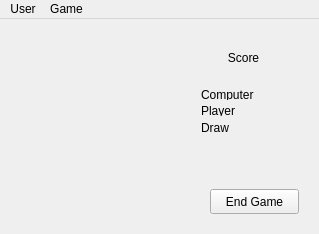
<?xml version="1.0" encoding="UTF-8"?>
<ui version="4.0">
 <class>MainWindow</class>
 <widget class="QMainWindow" name="MainWindow">
  <property name="geometry">
   <rect>
    <x>0</x>
    <y>0</y>
    <width>319</width>
    <height>234</height>
   </rect>
  </property>
  <property name="windowTitle">
   <string>MainWindow</string>
  </property>
  <widget class="QWidget" name="centralWidget">
   <widget class="QStackedWidget" name="pages">
    <property name="geometry">
     <rect>
      <x>10</x>
      <y>10</y>
      <width>301</width>
      <height>191</height>
     </rect>
    </property>
    <property name="currentIndex">
     <number>3</number>
    </property>
    <widget class="QWidget" name="loginPanel">
     <widget class="QWidget" name="layoutWidget">
      <property name="geometry">
       <rect>
        <x>120</x>
        <y>160</y>
        <width>168</width>
        <height>27</height>
       </rect>
      </property>
      <layout class="QHBoxLayout" name="horizontalLayout">
       <item>
        <widget class="QPushButton" name="loginButton">
         <property name="text">
          <string>Login</string>
         </property>
        </widget>
       </item>
       <item>
        <widget class="QPushButton" name="exitButton">
         <property name="text">
          <string>Exit</string>
         </property>
        </widget>
       </item>
      </layout>
     </widget>
     <widget class="QWidget" name="layoutWidget">
      <property name="geometry">
       <rect>
        <x>0</x>
        <y>50</y>
        <width>301</width>
        <height>58</height>
       </rect>
      </property>
      <layout class="QFormLayout" name="formLayout">
       <item row="0" column="0">
        <widget class="QLabel" name="usernameLoginLabel">
         <property name="text">
          <string>Username</string>
         </property>
        </widget>
       </item>
       <item row="0" column="1">
        <widget class="QLineEdit" name="usernameLoginLineEdit"/>
       </item>
       <item row="1" column="0">
        <widget class="QLabel" name="passwordLoginLabel">
         <property name="text">
          <string>Password</string>
         </property>
        </widget>
       </item>
       <item row="1" column="1">
        <widget class="QLineEdit" name="passwordLoginLineEdit">
         <property name="echoMode">
          <enum>QLineEdit::Password</enum>
         </property>
        </widget>
       </item>
      </layout>
     </widget>
    </widget>
    <widget class="QWidget" name="welcomePanel">
     <widget class="QWidget" name="layoutWidget">
      <property name="geometry">
       <rect>
        <x>120</x>
        <y>160</y>
        <width>173</width>
        <height>27</height>
       </rect>
      </property>
      <layout class="QHBoxLayout" name="horizontalLayout_2">
       <item>
        <widget class="QPushButton" name="startGameWelcomeButton">
         <property name="text">
          <string>Start Game</string>
         </property>
        </widget>
       </item>
       <item>
        <widget class="QPushButton" name="exitWelcomeButton">
         <property name="text">
          <string>Exit</string>
         </property>
        </widget>
       </item>
      </layout>
     </widget>
     <widget class="QLabel" name="welcomeLabel">
      <property name="geometry">
       <rect>
        <x>40</x>
        <y>40</y>
        <width>221</width>
        <height>71</height>
       </rect>
      </property>
      <property name="font">
       <font>
        <pointsize>13</pointsize>
        <weight>75</weight>
        <bold>true</bold>
       </font>
      </property>
      <property name="text">
       <string/>
      </property>
      <property name="alignment">
       <set>Qt::AlignCenter</set>
      </property>
      <property name="wordWrap">
       <bool>true</bool>
      </property>
     </widget>
    </widget>
    <widget class="QWidget" name="registerPanel">
     <widget class="QWidget" name="layoutWidget">
      <property name="geometry">
       <rect>
        <x>120</x>
        <y>160</y>
        <width>168</width>
        <height>27</height>
       </rect>
      </property>
      <layout class="QHBoxLayout" name="horizontalLayout_3">
       <item>
        <widget class="QPushButton" name="okRegisterButton">
         <property name="text">
          <string>Ok</string>
         </property>
        </widget>
       </item>
       <item>
        <widget class="QPushButton" name="cancelRegisterButton">
         <property name="text">
          <string>Cancel</string>
         </property>
        </widget>
       </item>
      </layout>
     </widget>
     <widget class="QWidget" name="layoutWidget">
      <property name="geometry">
       <rect>
        <x>0</x>
        <y>20</y>
        <width>301</width>
        <height>121</height>
       </rect>
      </property>
      <layout class="QFormLayout" name="formLayout_2">
       <item row="0" column="0">
        <widget class="QLabel" name="usernameRegisterLabel">
         <property name="text">
          <string>Username</string>
         </property>
        </widget>
       </item>
       <item row="0" column="1">
        <widget class="QLineEdit" name="usernameRegisterLineEdit"/>
       </item>
       <item row="1" column="0">
        <widget class="QLabel" name="passwordRegisterLabel">
         <property name="text">
          <string>Password</string>
         </property>
        </widget>
       </item>
       <item row="1" column="1">
        <widget class="QLineEdit" name="passwordRegisterLineEdit">
         <property name="echoMode">
          <enum>QLineEdit::Password</enum>
         </property>
        </widget>
       </item>
       <item row="2" column="0">
        <widget class="QLabel" name="passwordSecondRegisterLabel">
         <property name="text">
          <string>Password (again)</string>
         </property>
        </widget>
       </item>
       <item row="2" column="1">
        <widget class="QLineEdit" name="passwordSecondaryRegisterLineEdit">
         <property name="echoMode">
          <enum>QLineEdit::Password</enum>
         </property>
        </widget>
       </item>
       <item row="3" column="0">
        <widget class="QLabel" name="playerColorRegisterLabel">
         <property name="text">
          <string>Player color</string>
         </property>
        </widget>
       </item>
       <item row="3" column="1">
        <widget class="QComboBox" name="playerColorRegisterComboBox">
         <item>
          <property name="text">
           <string>Red</string>
          </property>
         </item>
         <item>
          <property name="text">
           <string>Blue</string>
          </property>
         </item>
         <item>
          <property name="text">
           <string>Green</string>
          </property>
         </item>
        </widget>
       </item>
      </layout>
     </widget>
    </widget>
    <widget class="QWidget" name="gamePanel">
     <widget class="QPushButton" name="endGameButton">
      <property name="geometry">
       <rect>
        <x>200</x>
        <y>160</y>
        <width>89</width>
        <height>25</height>
       </rect>
      </property>
      <property name="text">
       <string>End Game</string>
      </property>
     </widget>
     <widget class="QWidget" name="layoutWidget">
      <property name="geometry">
       <rect>
        <x>0</x>
        <y>0</y>
        <width>171</width>
        <height>171</height>
       </rect>
      </property>
      <layout class="QGridLayout" name="gridLayout">
       <item row="1" column="0">
        <widget class="QPushButton" name="tile4">
         <property name="sizePolicy">
          <sizepolicy hsizetype="Minimum" vsizetype="Minimum">
           <horstretch>0</horstretch>
           <verstretch>0</verstretch>
          </sizepolicy>
         </property>
         <property name="minimumSize">
          <size>
           <width>50</width>
           <height>50</height>
          </size>
         </property>
         <property name="maximumSize">
          <size>
           <width>200</width>
           <height>200</height>
          </size>
         </property>
         <property name="text">
          <string/>
         </property>
         <property name="flat">
          <bool>true</bool>
         </property>
        </widget>
       </item>
       <item row="1" column="2">
        <widget class="QPushButton" name="tile6">
         <property name="sizePolicy">
          <sizepolicy hsizetype="Minimum" vsizetype="Minimum">
           <horstretch>0</horstretch>
           <verstretch>0</verstretch>
          </sizepolicy>
         </property>
         <property name="minimumSize">
          <size>
           <width>50</width>
           <height>50</height>
          </size>
         </property>
         <property name="maximumSize">
          <size>
           <width>200</width>
           <height>200</height>
          </size>
         </property>
         <property name="text">
          <string/>
         </property>
         <property name="flat">
          <bool>true</bool>
         </property>
        </widget>
       </item>
       <item row="0" column="2">
        <widget class="QPushButton" name="tile3">
         <property name="sizePolicy">
          <sizepolicy hsizetype="Minimum" vsizetype="Minimum">
           <horstretch>0</horstretch>
           <verstretch>0</verstretch>
          </sizepolicy>
         </property>
         <property name="minimumSize">
          <size>
           <width>50</width>
           <height>50</height>
          </size>
         </property>
         <property name="maximumSize">
          <size>
           <width>200</width>
           <height>200</height>
          </size>
         </property>
         <property name="text">
          <string/>
         </property>
         <property name="flat">
          <bool>true</bool>
         </property>
        </widget>
       </item>
       <item row="2" column="1">
        <widget class="QPushButton" name="tile8">
         <property name="sizePolicy">
          <sizepolicy hsizetype="Minimum" vsizetype="Minimum">
           <horstretch>0</horstretch>
           <verstretch>0</verstretch>
          </sizepolicy>
         </property>
         <property name="minimumSize">
          <size>
           <width>50</width>
           <height>50</height>
          </size>
         </property>
         <property name="maximumSize">
          <size>
           <width>200</width>
           <height>200</height>
          </size>
         </property>
         <property name="text">
          <string/>
         </property>
         <property name="flat">
          <bool>true</bool>
         </property>
        </widget>
       </item>
       <item row="1" column="1">
        <widget class="QPushButton" name="tile5">
         <property name="sizePolicy">
          <sizepolicy hsizetype="Minimum" vsizetype="Minimum">
           <horstretch>0</horstretch>
           <verstretch>0</verstretch>
          </sizepolicy>
         </property>
         <property name="minimumSize">
          <size>
           <width>50</width>
           <height>50</height>
          </size>
         </property>
         <property name="maximumSize">
          <size>
           <width>200</width>
           <height>200</height>
          </size>
         </property>
         <property name="text">
          <string/>
         </property>
         <property name="flat">
          <bool>true</bool>
         </property>
        </widget>
       </item>
       <item row="0" column="1">
        <widget class="QPushButton" name="tile2">
         <property name="sizePolicy">
          <sizepolicy hsizetype="Minimum" vsizetype="Minimum">
           <horstretch>0</horstretch>
           <verstretch>0</verstretch>
          </sizepolicy>
         </property>
         <property name="minimumSize">
          <size>
           <width>50</width>
           <height>50</height>
          </size>
         </property>
         <property name="maximumSize">
          <size>
           <width>200</width>
           <height>200</height>
          </size>
         </property>
         <property name="text">
          <string/>
         </property>
         <property name="flat">
          <bool>true</bool>
         </property>
        </widget>
       </item>
       <item row="0" column="0">
        <widget class="QPushButton" name="tile1">
         <property name="sizePolicy">
          <sizepolicy hsizetype="Minimum" vsizetype="Minimum">
           <horstretch>0</horstretch>
           <verstretch>0</verstretch>
          </sizepolicy>
         </property>
         <property name="minimumSize">
          <size>
           <width>50</width>
           <height>50</height>
          </size>
         </property>
         <property name="maximumSize">
          <size>
           <width>200</width>
           <height>200</height>
          </size>
         </property>
         <property name="text">
          <string/>
         </property>
         <property name="flat">
          <bool>true</bool>
         </property>
        </widget>
       </item>
       <item row="2" column="2">
        <widget class="QPushButton" name="tile9">
         <property name="sizePolicy">
          <sizepolicy hsizetype="Minimum" vsizetype="Minimum">
           <horstretch>0</horstretch>
           <verstretch>0</verstretch>
          </sizepolicy>
         </property>
         <property name="minimumSize">
          <size>
           <width>50</width>
           <height>50</height>
          </size>
         </property>
         <property name="maximumSize">
          <size>
           <width>200</width>
           <height>200</height>
          </size>
         </property>
         <property name="text">
          <string/>
         </property>
         <property name="flat">
          <bool>true</bool>
         </property>
        </widget>
       </item>
       <item row="2" column="0">
        <widget class="QPushButton" name="tile7">
         <property name="sizePolicy">
          <sizepolicy hsizetype="Minimum" vsizetype="Minimum">
           <horstretch>0</horstretch>
           <verstretch>0</verstretch>
          </sizepolicy>
         </property>
         <property name="minimumSize">
          <size>
           <width>50</width>
           <height>50</height>
          </size>
         </property>
         <property name="maximumSize">
          <size>
           <width>200</width>
           <height>200</height>
          </size>
         </property>
         <property name="text">
          <string/>
         </property>
         <property name="flat">
          <bool>true</bool>
         </property>
        </widget>
       </item>
      </layout>
     </widget>
     <widget class="QLabel" name="scoreLabel">
      <property name="geometry">
       <rect>
        <x>200</x>
        <y>20</y>
        <width>67</width>
        <height>17</height>
       </rect>
      </property>
      <property name="text">
       <string>Score</string>
      </property>
      <property name="alignment">
       <set>Qt::AlignCenter</set>
      </property>
     </widget>
     <widget class="QWidget" name="layoutWidget">
      <property name="geometry">
       <rect>
        <x>180</x>
        <y>50</y>
        <width>121</width>
        <height>65</height>
       </rect>
      </property>
      <layout class="QFormLayout" name="scoresFormLayout">
       <item row="0" column="0">
        <widget class="QLabel" name="computerLabel">
         <property name="text">
          <string>Computer</string>
         </property>
        </widget>
       </item>
       <item row="0" column="1">
        <widget class="QLabel" name="computerScoreLabel">
         <property name="enabled">
          <bool>true</bool>
         </property>
         <property name="text">
          <string/>
         </property>
         <property name="alignment">
          <set>Qt::AlignRight|Qt::AlignTrailing|Qt::AlignVCenter</set>
         </property>
         <property name="textInteractionFlags">
          <set>Qt::NoTextInteraction</set>
         </property>
        </widget>
       </item>
       <item row="1" column="0">
        <widget class="QLabel" name="playerLabel">
         <property name="text">
          <string>Player</string>
         </property>
        </widget>
       </item>
       <item row="1" column="1">
        <widget class="QLabel" name="playerScoreLabel">
         <property name="text">
          <string/>
         </property>
         <property name="alignment">
          <set>Qt::AlignRight|Qt::AlignTrailing|Qt::AlignVCenter</set>
         </property>
         <property name="textInteractionFlags">
          <set>Qt::NoTextInteraction</set>
         </property>
        </widget>
       </item>
       <item row="2" column="0">
        <widget class="QLabel" name="drawLabel">
         <property name="text">
          <string>Draw</string>
         </property>
        </widget>
       </item>
       <item row="2" column="1">
        <widget class="QLabel" name="drawScoreLabel">
         <property name="text">
          <string/>
         </property>
         <property name="alignment">
          <set>Qt::AlignRight|Qt::AlignTrailing|Qt::AlignVCenter</set>
         </property>
        </widget>
       </item>
      </layout>
     </widget>
    </widget>
   </widget>
  </widget>
  <widget class="QMenuBar" name="menuBar">
   <property name="geometry">
    <rect>
     <x>0</x>
     <y>0</y>
     <width>319</width>
     <height>22</height>
    </rect>
   </property>
   <widget class="QMenu" name="menuUser">
    <property name="title">
     <string>User</string>
    </property>
    <addaction name="actionRegister_user"/>
    <addaction name="actionLog_out_user"/>
    <addaction name="actionExit"/>
   </widget>
   <widget class="QMenu" name="menuGame">
    <property name="title">
     <string>Game</string>
    </property>
    <addaction name="actionStart_Game"/>
    <addaction name="actionEnd_Game"/>
   </widget>
   <addaction name="menuUser"/>
   <addaction name="menuGame"/>
  </widget>
  <action name="actionRegister_user">
   <property name="text">
    <string>Register User</string>
   </property>
  </action>
  <action name="actionLog_out_user">
   <property name="text">
    <string>Logout User</string>
   </property>
  </action>
  <action name="actionExit">
   <property name="text">
    <string>Exit</string>
   </property>
  </action>
  <action name="actionStart_Game">
   <property name="text">
    <string>New Game</string>
   </property>
  </action>
  <action name="actionEnd_Game">
   <property name="text">
    <string>End Game</string>
   </property>
  </action>
 </widget>
 <layoutdefault spacing="6" margin="11"/>
 <resources/>
 <connections/>
</ui>
